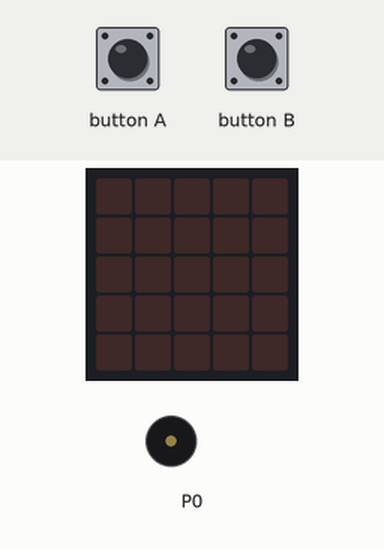
This program was run on a simulated BBC micro:bit (MakeCode). On the bench: the board's 5×5 LED display, buzzer (waves = sounding). The inputs (shaded band) are chosen by the test bench.

Above: at 1.2 s.
1.3 s: button A pressed for 0.15 s
At 2.1 s:
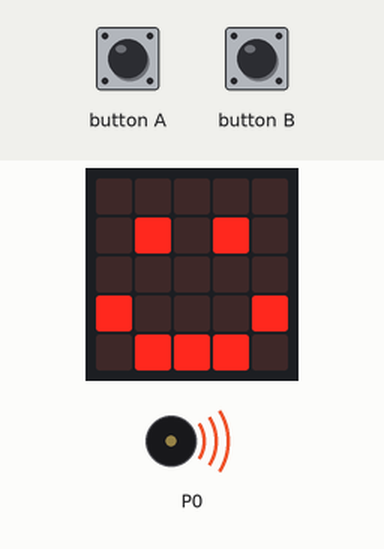
At 3.5 s:
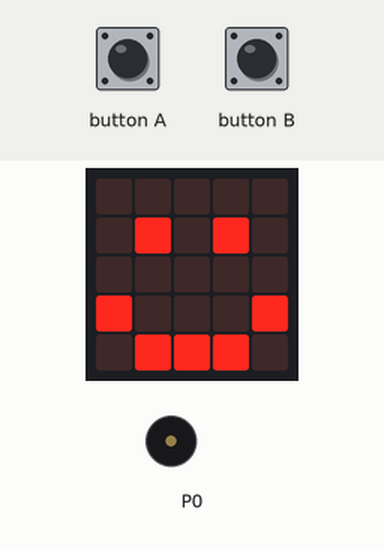
3.8 s: button B pressed for 0.15 s
At 5.6 s:
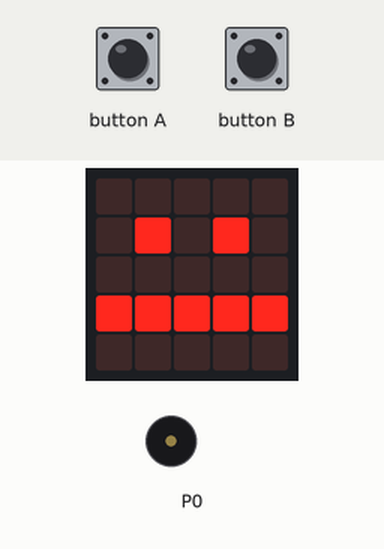
Timing chart, 0 to 7.1 s (numbered marks = the images above; inputs shaded):
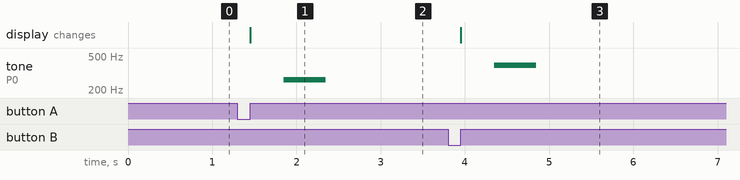

Measured:
- after the input at 1.3 s, tone on P0: silent → 262 Hz after 0.55 s, → silent 0.50 s later; the display: changes after 0.15 s (image 1)
- after the input at 3.8 s, tone on P0: silent → 392 Hz after 0.55 s, → silent 0.50 s later; the display: changes after 0.15 s (image 3)

The program:

main.ts
```typescript
input.onButtonPressed(Button.A, function () {
    basic.showLeds(`
        . . . . .
        . # . # .
        . . . . .
        # . . . #
        . # # # .
        `)
    music.playTone(262, music.beat(BeatFraction.Whole))
    music.rest(music.beat(BeatFraction.Whole))
})
input.onButtonPressed(Button.B, function () {
    basic.showLeds(`
        . . . . .
        . # . # .
        . . . . .
        # # # # #
        . . . . .
        `)
    music.playTone(392, music.beat(BeatFraction.Whole))
    music.rest(music.beat(BeatFraction.Whole))
})
basic.forever(function () {

})
```

test.ts
```typescript
// i test vanno qui; questi non saranno compilati quando questo pacchetto viene usato come estensione.
```
